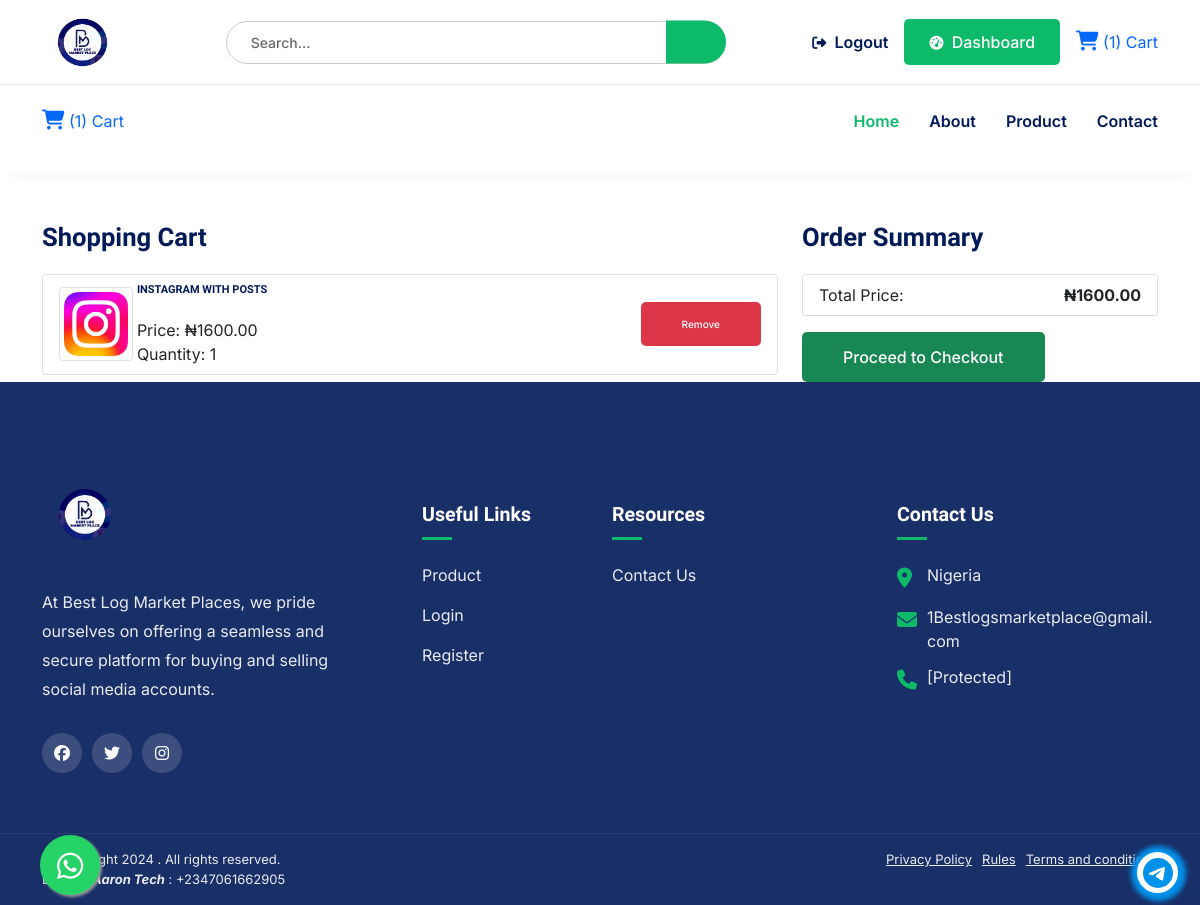
The app's page /view_cart/ (signed in), older data.
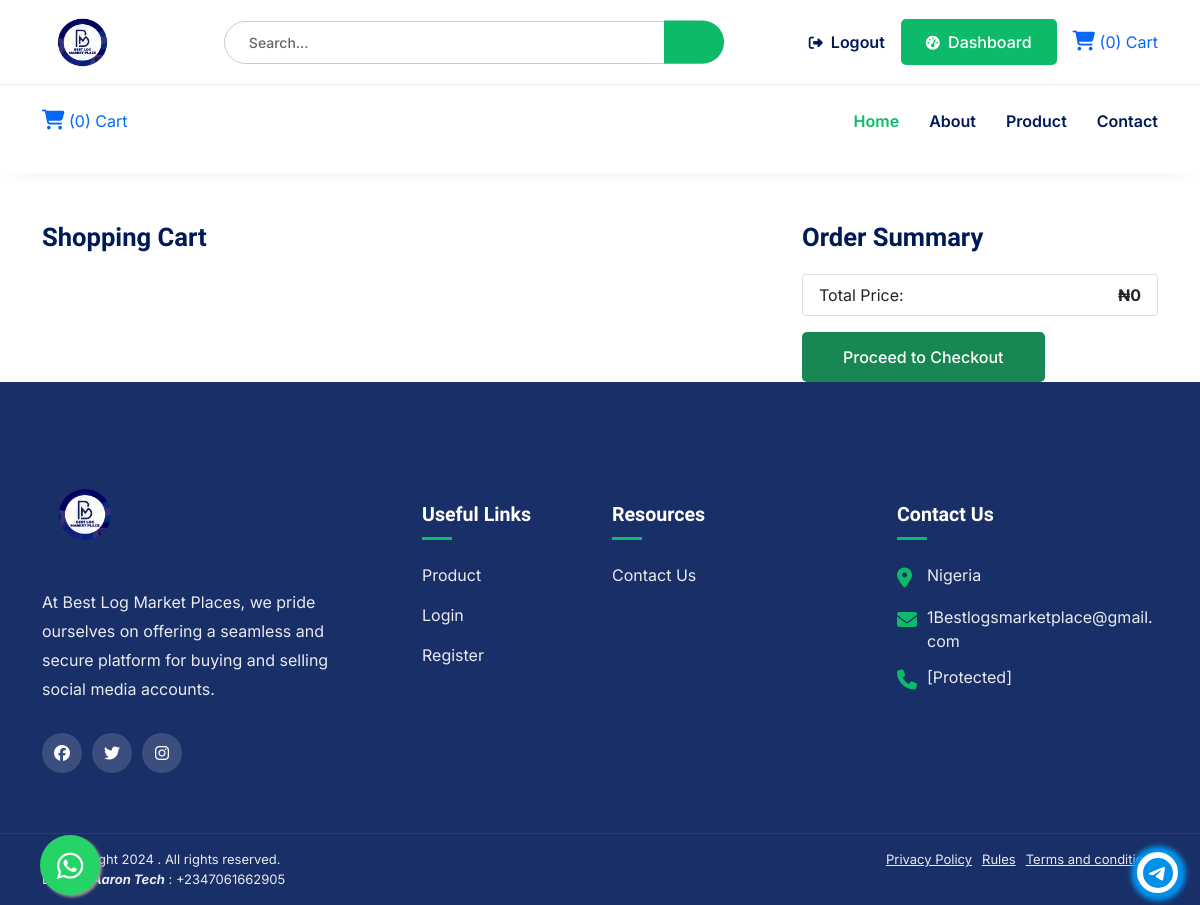
The same page, newer data.
### BestLogMarketPlaceApp/models.py (models this page shows, shortened)
class CartItem(models.Model):
    cart = models.ForeignKey(Cart, on_delete=models.CASCADE, related_name='items')
    product = models.ForeignKey(Product, on_delete=models.CASCADE)
    quantity = models.PositiveIntegerField(default=1)
    def total_price(self):
        return self.product.price * self.quantity

class Product(models.Model):
    name = models.CharField(max_length=100, blank=True, null=True)
    price = models.DecimalField(max_digits=10, decimal_places=2)
    view_link = models.URLField(max_length=300, blank=True, null=True)
    category = models.ForeignKey(Category, on_delete=models.CASCADE, related_name='products')
    account_details = models.TextField(blank=True, null=True)
    is_active = models.BooleanField(default=True)  # Add this field
    class Meta:
        verbose_name = 'Product'
        verbose_name_plural = 'Products'

class Category(models.Model):
    name = models.CharField(max_length=100, blank=True, null=True)
    image = models.ImageField(upload_to='category_images/', blank=True, null=True)
    order = models.PositiveIntegerField(default=0, help_text="Category display order")
    class Meta:
        verbose_name = 'Category'
        verbose_name_plural = 'Categories'
        ordering = ['order']  # This ensures categories are ordered by this field

class Cart(models.Model):
    user = models.OneToOneField(CustomUser, on_delete=models.CASCADE, related_name='cart', null=True, blank=True)
    session_key = models.CharField(max_length=40, null=True, blank=True)  # For anonymous users
    def total_price(self):
        return sum(item.total_price() for item in self.items.all())

### BestLogMarketPlaceApp/views.py (the view)
# urls.py: path('view_cart/', views.view_cart, name='view_cart'),
def view_cart(request):
    cart = get_or_create_cart(request)
    return render(request, 'BestLogMarketPlaceApp/cart.html', {'cart': cart})

### BestLogMarketPlaceApp/templates/BestLogMarketPlaceApp/cart.html
{% extends "BestLogMarketPlaceApp/base.html" %}
{% load static %}
{% block content %}
<div class="container mt-5">
    <div class="row">
        <div class="col-md-8">
            <h3>Shopping Cart</h3>
            <ul class="list-group">
                {% for item in cart.items.all %}
                <li class="list-group-item d-flex justify-content-between align-items-center">
                    <div class="d-flex align-items-center">
                        <img src="{{ item.product.category.image.url }}" alt="{{ item.product.name }}" class="img-thumbnail" style="width:20%;">
                        <div class="ms-1">
                            <h5 style="font-size:11px;">{{ item.product.name }}</h5>
                            <p>Price: ₦{{ item.product.price }}</p>
                            <p>Quantity: {{ item.quantity }}</p>
                        </div>
                    </div>
                    <div >
                        <a href="{% url 'remove_from_cart' item.id %}"style="font-size:10px;" class="btn btn-danger">Remove</a>
                    </div>
                </li>
                {% endfor %}
            </ul>
        </div>
        <div class="col-md-4">
            <h3>Order Summary</h3>
            <ul class="list-group">
                <li class="list-group-item d-flex justify-content-between align-items-center">
                    <span>Total Price:</span>
                    <strong>₦{{ cart.total_price }}</strong>
                </li>
            </ul>
            <a href="{% url 'payment_page' %}" class="btn btn-success btn-block mt-3">Proceed to Checkout</a>
        </div>
    </div>
</div>
{% endblock content %}

### BestLogMarketPlaceApp/templates/BestLogMarketPlaceApp/base.html (shortened to what this page needs)
{% load static %}
<!doctype html>
<html lang="en" itemscope >
<head>
    <link rel="stylesheet" href="{% static 'assets/templates/basic/css/main2.css' %}">
    <link href="{% static 'assets/global/css/font-awesome/4.5.0/css/font-awesome.min.css' %}" rel="stylesheet">
    <link rel="stylesheet" href="{% static 'assets/global/css/all.css' %}">
    <link href="{% static 'assets/global/css/bootstrap.min.css' %}" rel="stylesheet">
    <link href="{% static 'assets/global/css/all.min.css' %}" rel="stylesheet">
    <link rel="stylesheet" href="{% static 'assets/global/css/font-awesome.min.css' %}">
    <link rel="stylesheet" href="{% static 'assets/global/css/line-awesome.min.css' %}">
    <link rel="stylesheet" href="{% static 'assets/templates/basic/css/owl.theme.default.min.css' %}">
    <link rel="stylesheet" href="{% static 'assets/templates/basic/css/owl.carousel.min.css' %}">
    <link rel="stylesheet" href="{% static 'assets/templates/basic/css/odometer.css' %}">
    <link rel="stylesheet" href="{% static 'assets/templates/basic/css/main.css' %}">
    <link rel="stylesheet" href="{% static 'assets/templates/basic/css/custom.css' %}">
    <link href="https://cdn.lineicons.com/3.0/lineicons.css" rel="stylesheet">
    <link rel="stylesheet" href="{% static 'assets/templates/basic/css/color.php?color=FF4001'%}">
</head>
<body>
    <div class="top-header d-none d-lg-block">
        <div class="container">
            <div class="top-header__inner flex-between">
                <a class="navbar-brand logo" href="{% url 'home' %}">
                    <img src="{% static 'assets/images/logoIcon/logo.png' %}" alt="image">
                </a>
                <div class="search-box style-two w-100">
                    <form action="{% url 'home' %}" method="GET" class="search-form">
                        <input type="text" class="form--control pill" name="q" placeholder="Search..." value="">
                        <button type="submit" class="search-box__button">
                        </button>
                    </form>
                </div>
                <div class="account-buttons flex-align gap-3">
                    {% if user.is_authenticated %}
                        <a href="{% url 'logout_user' %}" class="btn--account">
                            <span class="icon fs-14 me-1"><i class="fas fa-sign-out-alt"></i></span> Logout
                        </a>
                        <a href="{% url 'dashboard' %}" class="btn btn--base btn--md">
                            <span class="icon fs-14 me-1"><i class="fas fa-tachometer-alt"></i></span> Dashboard
                        </a>
                        <a href="{% url 'view_cart' %}" class="cart-icon">
                            <i class="fas fa-shopping-cart" style="font-size:20px;"></i>
                            <span class="cart-count">({{ cart_item_count|default:0 }})</span> Cart
                        </a>
                    {% endif %}
                </div>
            </div>
        </div>
    </div>
    <header class="header" id="header">
        <div class="container">
            <nav class="navbar navbar-expand-lg navbar-light">
                {% if user.is_authenticated %}
                    <a href="{% url 'view_cart' %}" class="cart-icon">
                        <i class="fas fa-shopping-cart" style="font-size:20px;"></i>
                        <span class="cart-count">({{ cart_item_count|default:0 }})</span> Cart
                    </a>
                {% else %}
                    <a href="{% url 'view_cart' %}" class="cart-icon">
                        <i class="fas fa-shopping-cart" style="font-size:20px;"></i>
                        <span class="cart-count">({{ cart_item_count|default:0 }})</span> Cart
                    </a>
                {% endif %}
                <div class="collapse navbar-collapse" id="navbarSupportedContent">
                    <ul class="navbar-nav nav-menu ms-auto align-items-lg-center">
                        <li class="nav-item">
                            <a class="nav-link" aria-current="page" href="{% url 'home' %}">Home</a>
                        </li>
                        <li class="nav-item">
                            <a class="nav-link" href="{% url 'p_about' %}">About</a>
                        </li>
                        <li class="nav-item">
                            <a class="nav-link" href="{% url 'home' %}">Product</a>
                        </li>
                        <li class="nav-item">
                            <a class="nav-link" href="{% url 'contact' %}">Contact</a>
                        </li>
                    </ul>
                </div>
            </nav>
        </div>
    </header>
    {% block content %}
    {% endblock content %}
    <footer class="footer-area">
        <div class="pb-60 pt-120">
            <div class="container">
                <div class="row justify-content-center gy-5">
                    <div class="col-xl-4 col-sm-6 col-xsm-6">
                        <div class="footer-item">
                            <div class="footer-item__logo">
                                <a href="{% url 'home' %}">   <img src="{% static 'assets/images/logoIcon/logo.png'%}"  alt="image" ></a>
                            </div>
                            <p class="footer-item__desc">At Best Log Market Places, we pride ourselves on offering a seamless and secure platform for buying and selling social media accounts.</p>
                            <ul class="social-list">
                                <li class="social-list__item">
                                    <a href="#" class="social-list__link flex-center" target="">
                                        <i class="fab fa-facebook"></i>                                    </a>
                                </li>
                                <li class="social-list__item">
                                    <a href="#" class="social-list__link flex-center" target="">
                                        <i class="fab fa-twitter"></i>                                    </a>
                                </li>
                                <li class="social-list__item">
                                    <a href="https://www.instagram.com/bestlogsmarketplace?igsh=MWM5MTVsMGRsczVjcA==" class="social-list__link flex-center" target="_blank">
                                        <i class="fab fa-instagram"></i>                                    </a>
                                </li>
                            </ul>
                        </div>
                    </div>
                    <div class="col-xl-2 col-sm-6 col-xsm-6">
                        <div class="footer-item">
                            <h5 class="footer-item__title">Useful Links</h5>
                            <ul class="footer-menu">
                                <li class="footer-menu__item"><a href="{% url 'home' %}" class="footer-menu__link">Product</a></li>
                                <li class="footer-menu__item"><a href="{% url 'login_user' %}" class="footer-menu__link">Login</a></li>
                                <li class="footer-menu__item"><a href="{% url 'register' %}" class="footer-menu__link">Register </a></li>
                            </ul>
                        </div>
                    </div>
                    <div class="col-xl-3 col-sm-6 col-xsm-6">
                        <div class="footer-item">
                            <h5 class="footer-item__title">Resources</h5>
                            <ul class="footer-menu">
                                <li class="footer-menu__item"><a href="{% url 'contact' %}" class="footer-menu__link">Contact Us </a></li>
                            </ul>
                        </div>
                    </div>
                    <div class="col-xl-3 col-sm-6 col-xsm-6">
                        <div class="footer-item">
                            <h5 class="footer-item__title">Contact Us</h5>
                            <ul class="footer-contact-menu">
                                <li class="footer-contact-menu__item">
                                    <div class="footer-contact-menu__item-icon">
                                        <i class="fas fa-map-marker-alt"></i>
                                    </div>
                                    <div class="footer-contact-menu__item-content">
                                        <p>Nigeria</p>
                                    </div>
                                </li>
                                <li class="footer-contact-menu__item">
                                    <div class="footer-contact-menu__item-icon">
                                        <i class="fas fa-envelope"></i>
                                    </div>
                                    <div class="footer-contact-menu__item-content">
                                        <p>1Bestlogsmarketplace@gmail.com</p>
                                    </div>
                                </li>
                                <li class="footer-contact-menu__item">
                                    <div class="footer-contact-menu__item-icon">
                                        <i class="fas fa-phone"></i>
                                    </div>
                                    <div class="footer-contact-menu__item-content">
                                        <p>[Protected]</p>
                                    </div>
                                </li>
                            </ul>
                        </div>
                    </div>
                </div>
            </div>
        </div>
        <div class="bottom-footer py-3">
            <div class="container">
                <div class="row gy-3">
                    <div class="col-sm-6">
                        <div class="bottom-footer__text"> &copy; Copyright 2024 . All rights reserved.</div>
                        <div class="bottom-footer__text"> Built By <b><i>Aaron Tech</i></b> : +2347061662905 </div>
                    </div>
                    <div class="col-sm-6">
                        <div class="bottom-footer__menu d-flex align-items-end justify-content-end">
                            <a href="{% url 'privacy_page' %}" class="bottom-footer__link">
                                Privacy Policy
                            </a>
                            <a href="{% url 'rules_page' %}" class="bottom-footer__link">
                                Rules
                            </a>
                            <a href="{% url 'terms_page' %}" class="bottom-footer__link">
                                Terms and conditions
                            </a>
                        </div>
                    </div>
                </div>
            </div>
        </div>
    </footer>
    <link rel="stylesheet" href="assets/global/css/iziToast.min.css">
    <link rel="stylesheet" href="https://maxcdn.bootstrapcdn.com/font-awesome/4.5.0/css/font-awesome.min.css">
    <a href="https://chat.whatsapp.com/LNo2aIR83IdDtEr6wUpi52" class="float" target="_blank">
<i class="fa fa-whatsapp my-float"></i>
</a>
    <div class='sticky-button blink_me' id='sticky-button'>
        <label for='offchat-menu'>
			</label>
    </div>
</body>
</html>
</body>
</html>

Row changes from the older to the newer data that the page shows:
removed CartItem: product.category.image (picture), product.name "INSTAGRAM WITH POSTS", product.price "1600.00", quantity "1"
computed for Cart: total_price "1600.00" → "0"
Text that changed along with them:
{{ cart_item_count|default:0 }}: "1" → "0"
